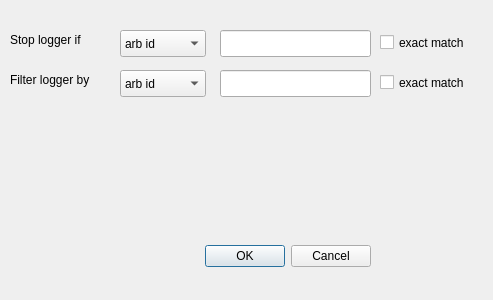
<?xml version="1.0" encoding="UTF-8"?>
<ui version="4.0">
 <class>Dialog</class>
 <widget class="QDialog" name="Dialog">
  <property name="geometry">
   <rect>
    <x>0</x>
    <y>0</y>
    <width>493</width>
    <height>300</height>
   </rect>
  </property>
  <property name="windowTitle">
   <string>loggerThread</string>
  </property>
  <widget class="QDialogButtonBox" name="buttonBox">
   <property name="geometry">
    <rect>
     <x>30</x>
     <y>240</y>
     <width>341</width>
     <height>32</height>
    </rect>
   </property>
   <property name="orientation">
    <enum>Qt::Horizontal</enum>
   </property>
   <property name="standardButtons">
    <set>QDialogButtonBox::Cancel|QDialogButtonBox::Ok</set>
   </property>
  </widget>
  <widget class="QLabel" name="lbl_stop">
   <property name="geometry">
    <rect>
     <x>10</x>
     <y>30</y>
     <width>101</width>
     <height>19</height>
    </rect>
   </property>
   <property name="text">
    <string>Stop logger if</string>
   </property>
  </widget>
  <widget class="QLineEdit" name="inline_stop">
   <property name="geometry">
    <rect>
     <x>220</x>
     <y>30</y>
     <width>151</width>
     <height>27</height>
    </rect>
   </property>
   <property name="text">
    <string/>
   </property>
  </widget>
  <widget class="QComboBox" name="combo_stop">
   <property name="geometry">
    <rect>
     <x>120</x>
     <y>30</y>
     <width>86</width>
     <height>27</height>
    </rect>
   </property>
   <property name="editable">
    <bool>false</bool>
   </property>
   <property name="currentText">
    <string>arb id</string>
   </property>
   <item>
    <property name="text">
     <string>arb id</string>
    </property>
   </item>
   <item>
    <property name="text">
     <string>payload</string>
    </property>
   </item>
  </widget>
  <widget class="QLabel" name="lbl_filter">
   <property name="geometry">
    <rect>
     <x>10</x>
     <y>70</y>
     <width>111</width>
     <height>19</height>
    </rect>
   </property>
   <property name="text">
    <string>Filter logger by</string>
   </property>
  </widget>
  <widget class="QLineEdit" name="inline_filter">
   <property name="geometry">
    <rect>
     <x>220</x>
     <y>70</y>
     <width>151</width>
     <height>27</height>
    </rect>
   </property>
  </widget>
  <widget class="QComboBox" name="combo_filter">
   <property name="geometry">
    <rect>
     <x>120</x>
     <y>70</y>
     <width>86</width>
     <height>27</height>
    </rect>
   </property>
   <item>
    <property name="text">
     <string>arb id</string>
    </property>
   </item>
   <item>
    <property name="text">
     <string>payload</string>
    </property>
   </item>
  </widget>
  <widget class="QCheckBox" name="checkBox">
   <property name="geometry">
    <rect>
     <x>380</x>
     <y>30</y>
     <width>101</width>
     <height>25</height>
    </rect>
   </property>
   <property name="text">
    <string>exact match</string>
   </property>
  </widget>
  <widget class="QCheckBox" name="checkBox_2">
   <property name="geometry">
    <rect>
     <x>380</x>
     <y>70</y>
     <width>101</width>
     <height>25</height>
    </rect>
   </property>
   <property name="text">
    <string>exact match</string>
   </property>
  </widget>
 </widget>
 <resources/>
 <connections>
  <connection>
   <sender>buttonBox</sender>
   <signal>accepted()</signal>
   <receiver>Dialog</receiver>
   <slot>accept()</slot>
   <hints>
    <hint type="sourcelabel">
     <x>248</x>
     <y>254</y>
    </hint>
    <hint type="destinationlabel">
     <x>157</x>
     <y>274</y>
    </hint>
   </hints>
  </connection>
  <connection>
   <sender>buttonBox</sender>
   <signal>rejected()</signal>
   <receiver>Dialog</receiver>
   <slot>reject()</slot>
   <hints>
    <hint type="sourcelabel">
     <x>316</x>
     <y>260</y>
    </hint>
    <hint type="destinationlabel">
     <x>286</x>
     <y>274</y>
    </hint>
   </hints>
  </connection>
 </connections>
</ui>
